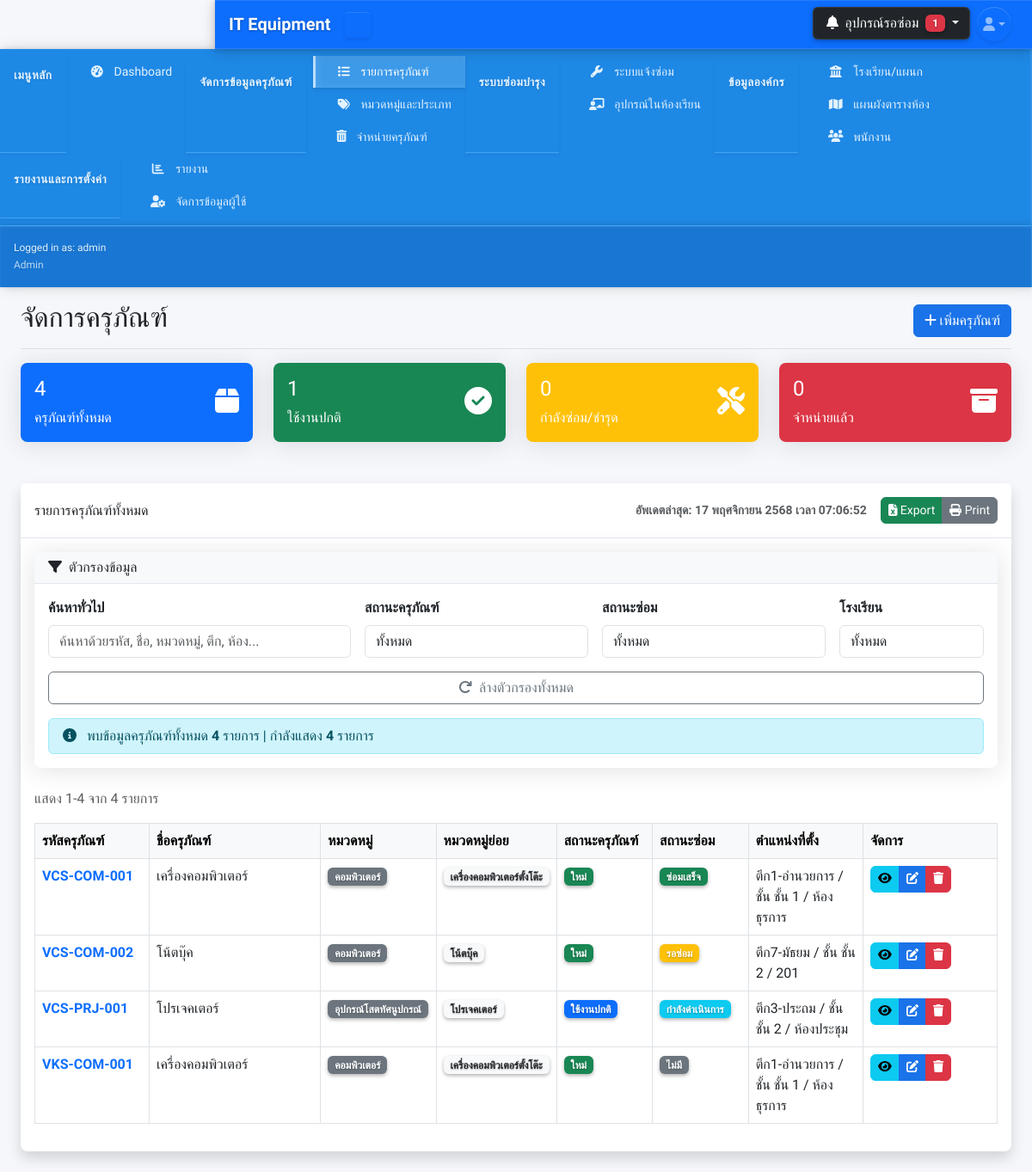
The app's page /equipment.php (signed in) with its own data.
### tables this page shows
CREATE TABLE IF NOT EXISTS equipment (
    id INT AUTO_INCREMENT PRIMARY KEY COMMENT 'รหัสครุภัณฑ์ (Primary Key)',
    equipment_code VARCHAR(50) NOT NULL UNIQUE COMMENT 'รหัสครุภัณฑ์สำหรับอ้างอิง',
    equipment_name VARCHAR(200) NOT NULL COMMENT 'ชื่อครุภัณฑ์',
    category_id INT COMMENT 'รหัสหมวดหมู่หลัก (Foreign Key)',
    subcategory_id INT COMMENT 'รหัสหมวดหมู่ย่อย (Foreign Key)',
    brand_name VARCHAR(100) COMMENT 'ยี่ห้อครุภัณฑ์',
    model_name VARCHAR(100) COMMENT 'รุ่นครุภัณฑ์',
    serial_number VARCHAR(100) COMMENT 'หมายเลขซีเรียล',
    purchase_date DATE COMMENT 'วันที่จัดซื้อ',
    warranty_expiry_date DATE COMMENT 'วันที่หมดประกัน',
    purchase_price DECIMAL(10,2) DEFAULT 0 COMMENT 'ราคาจัดซื้อ',
    supplier_name VARCHAR(200) COMMENT 'ชื่อผู้จัดจำหน่าย',
    equipment_status VARCHAR(50) DEFAULT 'ใหม่' COMMENT 'สถานะครุภัณฑ์',
    location_school VARCHAR(200) COMMENT 'โรงเรียนที่ตั้ง',
    location_building VARCHAR(100) COMMENT 'ตึก/อาคารที่ตั้ง',
    location_floor VARCHAR(50) COMMENT 'ชั้นที่ตั้ง',
    location_room VARCHAR(100) COMMENT 'ห้องที่ตั้ง',
    responsible_person VARCHAR(100) COMMENT 'ผู้รับผิดชอบครุภัณฑ์',
    notes TEXT COMMENT 'หมายเหตุเพิ่มเติม',
    image_path VARCHAR(255) COMMENT 'เส้นทางเก็บรูปภาพ',
    created_at TIMESTAMP DEFAULT CURRENT_TIMESTAMP COMMENT 'วันที่สร้างบันทึก',
    updated_at TIMESTAMP DEFAULT CURRENT_TIMESTAMP ON UPDATE CURRENT_TIMESTAMP COMMENT 'วันที่แก้ไขล่าสุด',
    FOREIGN KEY (category_id) REFERENCES equipment_categories(id) ON DELETE SET NULL,
    FOREIGN KEY (subcategory_id) REFERENCES equipment_subcategories(id) ON DELETE SET NULL,
    INDEX idx_equipment_code (equipment_code),
    INDEX idx_category_id (category_id),
    INDEX idx_equipment_status (equipment_status),
    INDEX idx_location (location_school, location_building, location_floor, location_room),
    INDEX idx_purchase_date (purchase_date)
);

CREATE TABLE IF NOT EXISTS equipment_categories (
    id INT AUTO_INCREMENT PRIMARY KEY COMMENT 'รหัสหมวดหมู่ (Primary Key)',
    category_name VARCHAR(100) NOT NULL COMMENT 'ชื่อหมวดหมู่ครุภัณฑ์',
    category_description TEXT COMMENT 'รายละเอียดหมวดหมู่',
    created_at TIMESTAMP DEFAULT CURRENT_TIMESTAMP COMMENT 'วันที่สร้างบันทึก',
    updated_at TIMESTAMP DEFAULT CURRENT_TIMESTAMP ON UPDATE CURRENT_TIMESTAMP COMMENT 'วันที่แก้ไขล่าสุด',
    INDEX idx_category_name (category_name)
);

CREATE TABLE IF NOT EXISTS equipment_subcategories (
    id INT AUTO_INCREMENT PRIMARY KEY COMMENT 'รหัสหมวดหมู่ย่อย (Primary Key)',
    category_id INT NOT NULL COMMENT 'รหัสหมวดหมู่หลัก (Foreign Key)',
    subcategory_name VARCHAR(100) NOT NULL COMMENT 'ชื่อหมวดหมู่ย่อย',
    subcategory_description TEXT COMMENT 'รายละเอียดหมวดหมู่ย่อย',
    created_at TIMESTAMP DEFAULT CURRENT_TIMESTAMP COMMENT 'วันที่สร้างบันทึก',
    updated_at TIMESTAMP DEFAULT CURRENT_TIMESTAMP ON UPDATE CURRENT_TIMESTAMP COMMENT 'วันที่แก้ไขล่าสุด',
    FOREIGN KEY (category_id) REFERENCES equipment_categories(id) ON DELETE CASCADE,
    INDEX idx_category_id (category_id),
    INDEX idx_subcategory_name (subcategory_name)
);

### equipment.php (the view, shortened to what the rows shown need)
<?php
require_once 'includes/header.php';
$records_per_page = 20;
$params = [];
$where_clause = '';
$current_page = isset($_GET['page']) ? max(1, intval($_GET['page'])) : 1;
$offset = ($current_page - 1) * $records_per_page;
try {
    $equipment_query = "SELECT e.*, ec.category_name, es.subcategory_name,
                               (SELECT mr.repair_status FROM maintenance_requests mr
                                WHERE mr.equipment_id = e.id
                                ORDER BY mr.created_at DESC
                                LIMIT 1) as repair_status
                        FROM equipment e
                        LEFT JOIN equipment_categories ec ON e.category_id = ec.id
                        LEFT JOIN equipment_subcategories es ON e.subcategory_id = es.id
                        $where_clause
                        ORDER BY e.created_at DESC
                        LIMIT $offset, $records_per_page";
    $stmt = $db->prepare($equipment_query);
    $stmt->execute($params);
    $equipment_list = $stmt->fetchAll(PDO::FETCH_ASSOC);
} catch (PDOException $e) {
    $equipment_list = [];
    $_SESSION['error'] = "เกิดข้อผิดพลาดในการโหลดข้อมูล: " . $e->getMessage();
}
    ?>
<?php
include 'includes/sidebar.php';
?>
<div id="layoutSidenav_content">
    <main >
    <div class="container-fluid px-4">
    <div class="d-flex justify-content-between flex-wrap flex-md-nowrap align-items-center pt-3 pb-2 mb-3 border-bottom">
        <h1 class="h2">จัดการครุภัณฑ์</h1>
    </div>
    <div class="card shadow mb-4">
        <div class="card-body">
            <div id="equipmentTableContainer">
                <div class="table-responsive">
                    <table class="table table-bordered table-hover" width="100%" cellspacing="0" id="equipmentTable">
                        <thead class="table-light">
                            <tr>
                                <th width="12%">รหัสครุภัณฑ์</th>
                                <th width="18%">ชื่อครุภัณฑ์</th>
                                <th width="12%">หมวดหมู่</th>
                                <th width="12%">หมวดหมู่ย่อย</th>
                                <th width="10%">สถานะครุภัณฑ์</th>
                                <th width="10%">สถานะซ่อม</th>
                                <th width="12%">ตำแหน่งที่ตั้ง</th>
                                <th width="14%">จัดการ</th>
                            </tr>
                        </thead>
                        <tbody id="equipmentTableBody">
                            <?php if (count($equipment_list) > 0): ?>
                                <?php foreach($equipment_list as $equipment): ?>
                                <tr class="equipment-row"
                                    data-code="<?php echo $equipment['equipment_code']; ?>"
                                    data-name="<?php echo htmlspecialchars($equipment['equipment_name']); ?>"
                                    data-category="<?php echo htmlspecialchars($equipment['category_name'] ?? ''); ?>"
                                    data-subcategory="<?php echo htmlspecialchars($equipment['subcategory_name'] ?? ''); ?>"
                                    data-status="<?php echo $equipment['equipment_status']; ?>"
                                    data-repair-status="<?php echo $equipment['repair_status'] ?: 'ไม่มี'; ?>"
                                    data-school="<?php echo htmlspecialchars($equipment['location_school'] ?? ''); ?>"
                                    data-building="<?php echo htmlspecialchars($equipment['location_building'] ?? ''); ?>"
                                    data-room="<?php echo htmlspecialchars($equipment['location_room'] ?? ''); ?>">
                                    <td class="fw-bold text-primary"><?php echo $equipment['equipment_code']; ?></td>
                                    <td><?php echo $equipment['equipment_name']; ?></td>
                                    <td>
                                        <span class="badge bg-secondary"><?php echo $equipment['category_name'] ?? '-'; ?></span>
                                    </td>
                                    <td>
                                        <span class="badge bg-light text-dark"><?php echo $equipment['subcategory_name'] ?? '-'; ?></span>
                                    </td>
                                    <td>
                                        <?php
                                        $equipment_status_badge = [
                                            'ใหม่' => 'success',
                                            'ใช้งานปกติ' => 'primary',
                                            'ชำรุด' => 'warning',
                                            'กำลังซ่อม' => 'info',
                                            'ซ่อมเสร็จแล้ว' => 'success',
                                            'จำหน่ายแล้ว' => 'dark'
                                        ];
                                        $status_class = $equipment_status_badge[$equipment['equipment_status']] ?? 'secondary';
                                        ?>
                                        <span class="badge bg-<?php echo $status_class; ?>">
                                            <?php echo $equipment['equipment_status']; ?>
                                        </span>
                                    </td>
                                    <td>
                                        <?php
                                        $repair_status_badge = [
                                            'รอซ่อม' => 'warning',
                                            'กำลังดำเนินการ' => 'info',
                                            'ซ่อมเสร็จ' => 'success',
                                            'ยกเลิก' => 'danger'
                                        ];
                                        $repair_status = $equipment['repair_status'];
                                        $maintenance_class = $repair_status_badge[$repair_status] ?? 'secondary';
                                        ?>
                                        <span class="badge bg-<?php echo $maintenance_class; ?>">
                                            <?php echo $repair_status ?: 'ไม่มี'; ?>
                                        </span>
                                    </td>
                                    <td>
                                        <?php
                                        $location_parts = [];
                                        if (!empty($equipment['location_building'])) $location_parts[] = $equipment['location_building'];
                                        if (!empty($equipment['location_floor'])) $location_parts[] = 'ชั้น ' . $equipment['location_floor'];
                                        if (!empty($equipment['location_room'])) $location_parts[] = $equipment['location_room'];
                                        echo implode(' / ', $location_parts) ?: '-';
                                        ?>
                                    </td>
                                    <td>
                                        <div class="btn-group btn-group-sm">
                                            <button type="button" class="btn btn-info" data-bs-toggle="modal" data-bs-target="#viewModal" onclick='viewEquipment(<?php echo json_encode($equipment); ?>)' title="ดูรายละเอียด">
                                                <i class="fas fa-eye"></i>
                                            </button>
                                            <button type="button" class="btn btn-primary" data-bs-toggle="modal" data-bs-target="#equipmentModal" onclick='editEquipment(<?php echo json_encode($equipment); ?>)' title="แก้ไข">
                                                <i class="fas fa-edit"></i>
                                            </button>
                                            <a href="equipment.php?action=delete&id=<?php echo $equipment['id']; ?>" class="btn btn-danger" onclick="return confirm('คุณแน่ใจหรือไม่ที่จะลบครุภัณฑ์นี้?')" title="ลบ">
                                                <i class="fas fa-trash"></i>
                                            </a>
                                        </div>
                                    </td>
                                </tr>
                                <?php endforeach; ?>
                            <?php endif; ?>
                        </tbody>
                    </table>
                </div>
            </div>
        </div>
    </div>
</main>
<?php include 'includes/footer.php'; ?>

### records on screen
equipment: equipment_code "VCS-COM-001", equipment_name "เครื่องคอมพิวเตอร์", category.category_name "คอมพิวเตอร์", subcategory.subcategory_name "เครื่องคอมพิวเตอร์ตั้งโต๊ะ", equipment_status "ใหม่", repair_status "ซ่อมเสร็จ", location_parts "ตึก1-อำนวยการ / ชั้น ชั้น 1 / ห้องธุรการ"
equipment: equipment_code "VCS-COM-002", equipment_name "โน้ตบุ๊ค", category.category_name "คอมพิวเตอร์", subcategory.subcategory_name "โน้ตบุ๊ค", equipment_status "ใหม่", repair_status "รอซ่อม", location_parts "ตึก7-มัธยม / ชั้น ชั้น 2 / 201"
equipment: equipment_code "VCS-PRJ-001", equipment_name "โปรเจคเตอร์", category.category_name "อุปกรณ์โสตทัศนูปกรณ์", subcategory.subcategory_name "โปรเจคเตอร์", equipment_status "ใช้งานปกติ", repair_status "กำลังดำเนินการ", location_parts "ตึก3-ประถม / ชั้น ชั้น 2 / ห้องประชุม"
equipment: equipment_code "VKS-COM-001", equipment_name "เครื่องคอมพิวเตอร์", category.category_name "คอมพิวเตอร์", subcategory.subcategory_name "เครื่องคอมพิวเตอร์ตั้งโต๊ะ", equipment_status "ใหม่", repair_status "ไม่มี", location_parts "ตึก1-อำนวยการ / ชั้น ชั้น 1 / ห้องธุรการ"

### other values on screen
$pending_count "1"
$_SESSION['username'] "admin"
$_SESSION['role'] "Admin"
$total_equipment "4"
$status_counts['ใช้งานปกติ'] "1"
$status_counts['จำหน่ายแล้ว'] "0"
$total_records "4"
count($equipment_list) "4"
$offset + 1 "1"
min($offset + $records_per_page, $total_records) "4"
